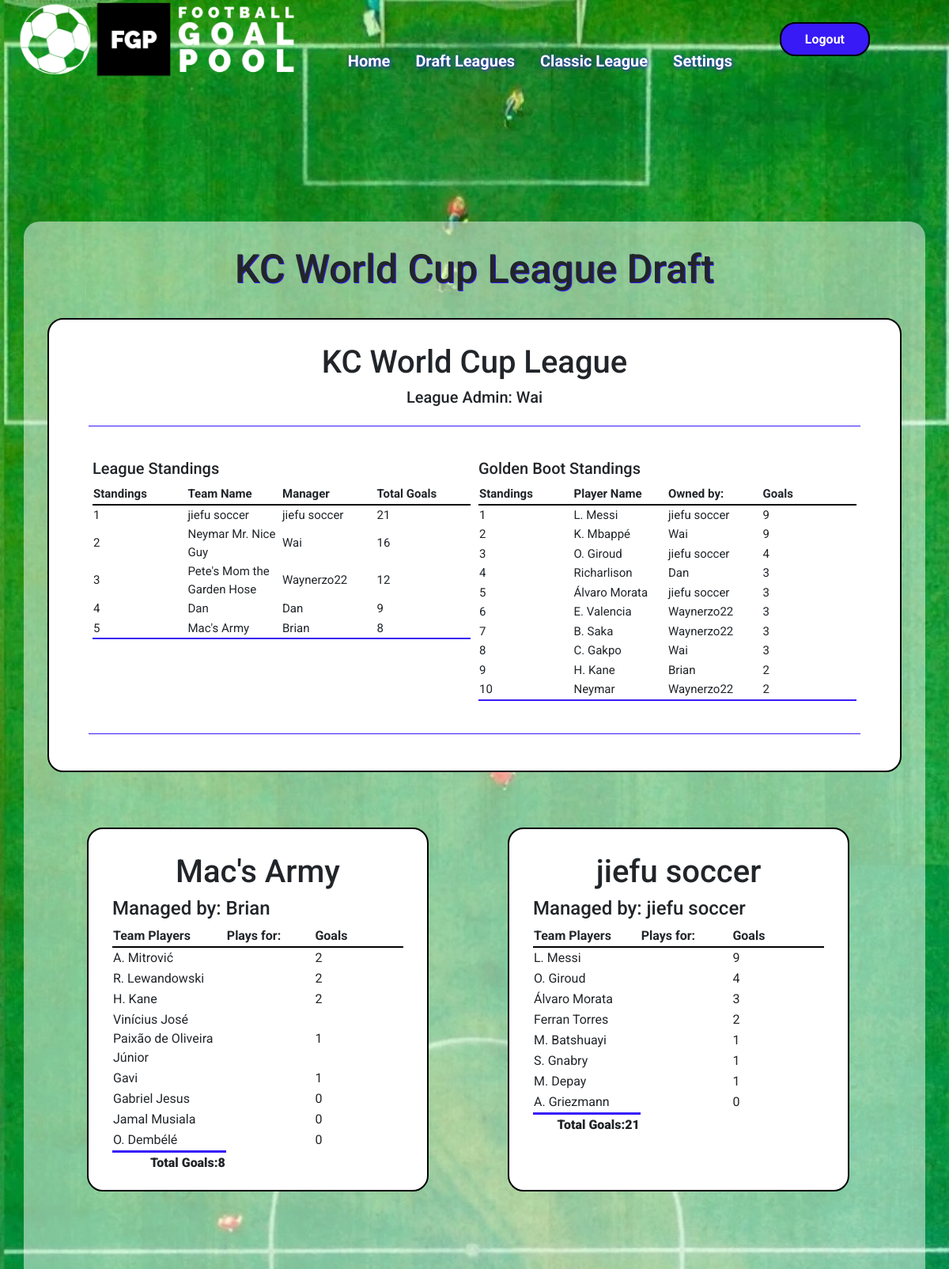
The app's page /draft/ (signed in, upper part) with its own data.
### goalpoolapp/models.py (models this page shows, shortened)
class League(models.Model):
    teamlimit = models.IntegerField()
    leaguename = models.CharField(max_length=64)
    leaguecode = models.CharField(max_length = 10, blank=True, null=True)
    teamplayerslimit = models.IntegerField()
    transfersActivated = models.BooleanField(default=False)
    transfersAllowed = models.BooleanField(default=False)
    duplicatePlayersAllowed = models.BooleanField()
    admin = models.ForeignKey(User, on_delete=models.CASCADE, related_name="administratedleague")
    draftcomplete = models.BooleanField(default=False)
    draftstarted = models.BooleanField(default=False)
    draftposition = models.IntegerField(default=1)
    draftdecending = models.BooleanField(default=False)

class User(AbstractUser):
    emailpermission = models.BooleanField(null=True)

class Team(models.Model):
    manager = models.ForeignKey(User, on_delete=models.CASCADE, related_name="managedteams")
    league = models.ForeignKey(League, on_delete=models.CASCADE, related_name="leagueteams")
    players = models.ManyToManyField(Player, related_name="teams", blank=True)
    provisionalplayers = models.ManyToManyField(Player, related_name="provisionalteams", blank=True)
    rank = models.IntegerField(default=1)
    teamname = models.CharField(max_length=64)
    totalgoals = models.IntegerField(default=0)
    draftnumber = models.IntegerField(blank=True, null=True)

class Player(models.Model):
    playercode = models.IntegerField()
    leagues = models.ManyToManyField(League, related_name="leagueplayers", blank=True)
    nickname = models.CharField(max_length=64)
    goals = models.IntegerField(default=0)
    country = models.ForeignKey(Country, on_delete=models.CASCADE, related_name="players")
    currentweekgoals = models.IntegerField(default=0)
    position = models.CharField(max_length=12)
    pic = models.CharField(max_length=100)

### goalpoolapp/views.py (the view)
# urls.py: path('draft/', views.draft, name='draft'),
@login_required
def draft(request, leagueid=None):
    userteams = Team.objects.filter(manager=request.user)
    if leagueid != None:
        leagueslist = League.objects.filter(id=leagueid)
    else:
        leagueslist = League.objects.filter(leagueteams__in=userteams)
    leagueslist = leagueslist.exclude(id=19)
    leagues = Paginator(leagueslist, 1)
    page = request.GET.get('page')
    league = leagues.get_page(page)
    picker = None
    try:
        teams = league[0].leagueteams.all()
        playercheck = 0
        for team in teams:
            if team.players.count() == league[0].teamplayerslimit:
                playercheck += 1
        if playercheck == league[0].leagueteams.count():
            league[0].draftcomplete = True
            league[0].save()
        for team in league[0].leagueteams.all():
            if team.draftnumber == league[0].draftposition:
                picker = team.manager
    except:
        pass
    return render(request, 'goalpoolapp/draft.html', {
        "picker": picker,
        "leaguepage": league,
        "leagues": leagues,
    })

### goalpoolapp/templates/goalpoolapp/draft.html (shortened to what this page needs)
{% extends "goalpoolapp/layout.html" %}
{% load static %}
{% block body %}
<div id="main-page-content-container">
    <div id="main-page-content">
        {% for league in leaguepage %}
            <h2>{{ league.leaguename }} Draft</h2>
            <br>
            {% if league.draftstarted == True and league.draftcomplete == False %}
                <h3>Draft in Progress</h3>
                <h4>Current Picker: {{ picker }}</h4>
                {% if picker == user %}
                <div class="centeredinput">
                    <h5>Pick a player</h5>
                    <input type="hidden" value="{{ league.id }}" id="leagueid">
                    {% csrf_token %}
                    <div class="form-group draftselect">
                        <label for="teamselect" class="label teamlabel">Select a club</label>
                        <select id="teamselect" class="form-control"></select>
                    </div>
                    <div id="players">
                    </div>
                </div>
            {% endif %}
                <div id="teamscontainer">
                    {% for team in league.leagueteams.all|dictsort:"draftnumber" %}
                        <div
                        {% if team.manager == picker %}
                        class="pickercontainer"
                        {% else %}
                        class="teamcontainer"
                        {% endif %}
                        >
                        {% if team.manager == picker %}
                            <h5>Current Picker</h5>
                        {% endif %}
                        <h4>Draft number: {{ team.draftnumber }}</h4>
                        <h3>{{ team.teamname }}</h3>
                        <h4>Managed by: {{ team.manager }}</h4>
                            <table>
                                <tr>
                                    <th class="draftheader">Team Players</th>
                                    <th class="draftheader">Plays for:</th>
                                </tr>
                                {% for player in team.players.all %}
                                <tr>
                                    <td>{{ forloop.counter }}: {{ player.nickname }}</td>
                                    <td>{{ player.country.countryname }}</td>
                                </tr>
                                {% endfor %}
                            </table>
                        </div>
                    {% endfor %}
                </div>
            {% elif league.draftstarted == True and league.draftcomplete == True %}
                <div id="draft-information-container">
                    <h3>{{ league.leaguename }}</h3>
                    <h5>League Admin: {{ league.admin.username }}</h5>
                    <hr>
                    <div class="leagueinformation">
                        <div class="leaguetablecontainer">
                            <h5>League Standings</h5>
                            <table class="leaguetable">
                                <tr>
                                    <th>Standings</th>
                                    <th>Team Name</th>
                                    <th>Manager</th>
                                    <th>Total Goals</th>
                                </tr>
                                {% for team in league.leagueteams.all|dictsort:"totalgoals" reversed %}
                                <tr>
                                    <td>{{ forloop.counter }}</td>
                                    <td>{{ team.teamname }}</td>
                                    <td>{{ team.manager }}</td>
                                    <td>{{ team.totalgoals }}</td>
                                </tr>
                                {% endfor %}
                            </table>
                        </div>
                        <div class="leaguetablecontainer">
                            <div class="leaguetable">
                                <h5>Golden Boot Standings</h5>
                                <table class="playerleaguetable">
                                    <tr>
                                        <th>Standings</th>
                                        <th>Player Name</th>
                                        <th>Owned by:</th>
                                        <th>Goals</th>
                                    </tr>
                                    {% for player in league.leagueplayers.all|dictsortreversed:"goals"|slice:":10" %}
                                    <tr>
                                        <td>{{ forloop.counter }}</td>
                                        <td>{{ player.nickname }}</td>
                                        <td>
                                            {% for team in league.leagueteams.all %}
                                                {% if team in player.teams.all %}
                                                    {{ team.manager.username }}
                                                {% endif %}
                                            {% endfor %}
                                        </td>
                                        <td>{{ player.goals }}</td>
                                    </tr>
                                    {% endfor %}
                                </table>
                            </div>
                        </div>
                    </div>
                    <hr>
                </div>
                <div id="teamscontainer">
                    {% for team in league.leagueteams.all|dictsort:"draftnumber" %}
                        <div class="teamcontainer">
                        <h3>{{ team.teamname }}</h3>
                        <h4>Managed by: {{ team.manager }}</h4>
                            <table>
                                <tr>
                                    <th class="draftheader">Team Players</th>
                                    <th class="draftheader">Plays for:</th>
                                    <th class="draftheader">Goals</th>
                                </tr>
                                {% for player in team.players.all|dictsort:"goals" reversed %}
                                <tr>
                                    <td>{{ player.nickname }}</td>
                                    <td>{{ player.realteam }}</td>
                                    <td>{{ player.goals }}</td>
                                </tr>
                                {% endfor %}
                                <tr class="total">
                                    <td>Total Goals:{{ team.totalgoals }}</td>
                                </tr>
                            </table>
                        </div>
                    {% endfor %}
                </div>
            {% endif %}
        {% endfor %}
    </div>
</div>
{% endblock %}

### goalpoolapp/static/goalpoolapp/styles.css (style rules this page uses)
* { font-family: 'Roboto', sans-serif; }
h2 { font-size: 50px; text-shadow: 1px 1px #371af5; text-align: center; }
h3 { font-size: 40px; text-align: center; }
body { min-height: 100vh; display: flex; flex-direction: column; }
hr { border: 0; clear:both; display:block; width: 96%; background-color: #371af5; height: 1px; }
th { width: 20%; border-bottom: solid black 2px; }
tr { height: 20px; }
#main-page-content-container { display: flex; flex-direction: column; align-items: center; padding: 30px; }
#main-page-content { max-width: 1200px; background-color: #FFFFFF80; display: flex; flex-direction: column; align-items: center; padding: 30px; margin-top: 250px; border-radius: 20px; }
.leagueinformation { display: flex; flex-direction: row; justify-content: space-between; width: 100%; padding: 20px; }
.leaguetablecontainer { width: 95%; font-size: 15px; margin: 5px; }
.leaguetable { border-bottom: #371af5 solid 2px; }
.total { display: flex; justify-content: end; border-bottom: none; border-top: 3px solid #371af5; font-weight: 900; }
#teamscontainer { display: flex; flex-flow: row wrap; }
.teamcontainer { margin: 50px; border: solid black 2px; border-radius: 20px; padding: 30px; background-color: white; width: 40%; }
.draftheader { width: 200px; }
#draft-information-container { margin: 0 10% 20px; display: flex; flex-direction: column; align-items: center; width: 100%; border: black solid 2px; border-radius: 20px; padding: 30px; background-color: white; -webkit-border-radius: 20px; -moz-border-radius: 20px; -ms-border-radius: 20px; -o-border-radius: 20px; }

### records on screen
League: leaguename "KC World Cup League", admin.username "Wai"
Team: teamname "jiefu soccer", manager "jiefu soccer", totalgoals "21", manager.username "jiefu soccer"
Team: teamname "Neymar Mr. Nice Guy", manager "Wai", totalgoals "16", manager.username "Wai"
Team: teamname "Pete's Mom the Garden Hose", manager "Waynerzo22", totalgoals "12", manager.username "Waynerzo22"
Team: teamname "Dan", manager "Dan", totalgoals "9", manager.username "Dan"
Team: teamname "Mac's Army", manager "Brian", totalgoals "8", manager.username "Brian"
Player: nickname "L. Messi", goals "9"
Player: nickname "K. Mbappé", goals "9"
Player: nickname "O. Giroud", goals "4"
Player: nickname "Richarlison", goals "3"
Player: nickname "Álvaro Morata", goals "3"
Player: nickname "E. Valencia", goals "3"
Player: nickname "B. Saka", goals "3"
Player: nickname "C. Gakpo", goals "3"
Player: nickname "H. Kane", goals "2"
Player: nickname "Neymar", goals "2"
Player: nickname "A. Mitrović", goals "2"
Player: nickname "R. Lewandowski", goals "2"
Player: nickname "Vinícius José Paixão de Oliveira Júnior", goals "1"
Player: nickname "Gavi", goals "1"
Player: nickname "Gabriel Jesus", goals "0"
Player: nickname "Jamal Musiala", goals "0"
Player: nickname "O. Dembélé", goals "0"
Player: nickname "Ferran Torres", goals "2"
Player: nickname "M. Batshuayi", goals "1"
Player: nickname "S. Gnabry", goals "1"
Player: nickname "M. Depay", goals "1"
Player: nickname "A. Griezmann", goals "0"
